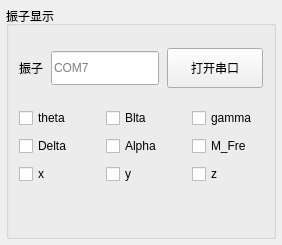
           <widget class="QWidget" name="tab_wave_osc">
            <attribute name="title">
             <string>振子</string>
            </attribute>
            <layout class="QVBoxLayout" name="verticalLayout_tab_wave_osc">
             <property name="leftMargin">
              <number>6</number>
             </property>
             <property name="topMargin">
              <number>6</number>
             </property>
             <property name="rightMargin">
              <number>6</number>
             </property>
             <property name="bottomMargin">
              <number>6</number>
             </property>
             <item>
              <widget class="QGroupBox" name="groupBox_osc_display">
               <property name="minimumSize">
                <size>
                 <width>0</width>
                 <height>210</height>
                </size>
               </property>
               <property name="title">
                <string>振子显示</string>
               </property>
               <layout class="QVBoxLayout" name="verticalLayout_osc_display">
                <property name="spacing">
                 <number>12</number>
                </property>
                <property name="leftMargin">
                 <number>10</number>
                </property>
                <property name="topMargin">
                 <number>22</number>
                </property>
                <property name="rightMargin">
                 <number>10</number>
                </property>
                <property name="bottomMargin">
                 <number>12</number>
                </property>
                <item>
                 <layout class="QHBoxLayout" name="horizontalLayout_osc_serial">
                  <property name="spacing">
                   <number>8</number>
                  </property>
                  <item>
                   <widget class="QLabel" name="label_osc_port">
                    <property name="text">
                     <string>振子</string>
                    </property>
                    <property name="alignment">
                     <set>Qt::AlignCenter</set>
                    </property>
                   </widget>
                  </item>
                  <item>
                   <widget class="QLineEdit" name="lineEdit_4">
                    <property name="minimumSize">
                     <size>
                      <width>92</width>
                      <height>34</height>
                     </size>
                    </property>
                    <property name="placeholderText">
                     <string>COM7</string>
                    </property>
                   </widget>
                  </item>
                  <item>
                   <widget class="QPushButton" name="pushButton_osc_serial_toggle">
                    <property name="minimumSize">
                     <size>
                      <width>96</width>
                      <height>40</height>
                     </size>
                    </property>
                    <property name="text">
                     <string>打开串口</string>
                    </property>
                   </widget>
                  </item>
                 </layout>
                </item>
                <item>
                 <spacer name="verticalSpacer_osc_buttonGap">
                  <property name="orientation">
                   <enum>Qt::Vertical</enum>
                  </property>
                  <property name="sizeType">
                   <enum>QSizePolicy::Fixed</enum>
                  </property>
                  <property name="sizeHint" stdset="0">
                   <size>
                    <width>20</width>
                    <height>8</height>
                   </size>
                  </property>
                 </spacer>
                </item>
                <item>
                 <layout class="QGridLayout" name="gridLayout_osc_checks">
                  <property name="horizontalSpacing">
                   <number>16</number>
                  </property>
                  <property name="verticalSpacing">
                   <number>8</number>
                  </property>
                  <item row="0" column="0">
                   <widget class="QCheckBox" name="checkBox_8">
                    <property name="text">
                     <string>theta</string>
                    </property>
                   </widget>
                  </item>
                  <item row="0" column="1">
                   <widget class="QCheckBox" name="checkBox_7">
                    <property name="text">
                     <string>Blta</string>
                    </property>
                   </widget>
                  </item>
                  <item row="0" column="2">
                   <widget class="QCheckBox" name="checkBox_9">
                    <property name="text">
                     <string>gamma</string>
                    </property>
                   </widget>
                  </item>
                  <item row="1" column="0">
                   <widget class="QCheckBox" name="checkBox_12">
                    <property name="text">
                     <string>Delta</string>
                    </property>
                   </widget>
                  </item>
                  <item row="1" column="1">
                   <widget class="QCheckBox" name="checkBox_10">
                    <property name="text">
                     <string>Alpha</string>
                    </property>
                   </widget>
                  </item>
                  <item row="1" column="2">
                   <widget class="QCheckBox" name="checkBox_11">
                    <property name="text">
                     <string>M_Fre</string>
                    </property>
                   </widget>
                  </item>
                  <item row="2" column="0">
                   <widget class="QCheckBox" name="checkBox_13">
                    <property name="text">
                     <string>x</string>
                    </property>
                   </widget>
                  </item>
                  <item row="2" column="1">
                   <widget class="QCheckBox" name="checkBox_14">
                    <property name="text">
                     <string>y</string>
                    </property>
                   </widget>
                  </item>
                  <item row="2" column="2">
                   <widget class="QCheckBox" name="checkBox_15">
                    <property name="text">
                     <string>z</string>
                    </property>
                   </widget>
                  </item>
                 </layout>
                </item>
                <item>
                 <spacer name="verticalSpacer_osc_display">
                  <property name="orientation">
                   <enum>Qt::Vertical</enum>
                  </property>
                  <property name="sizeHint" stdset="0">
                   <size>
                    <width>20</width>
                    <height>40</height>
                   </size>
                  </property>
                 </spacer>
                </item>
               </layout>
              </widget>
             </item>
            </layout>
           </widget>
